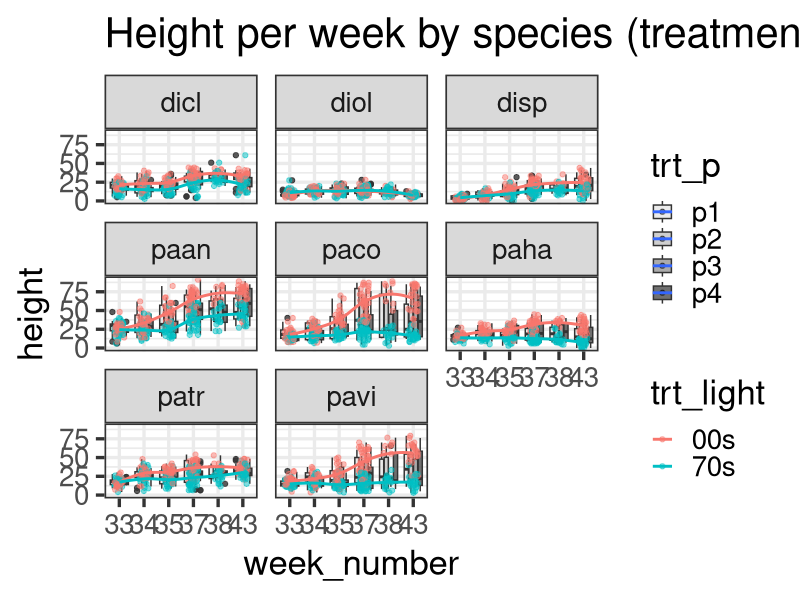
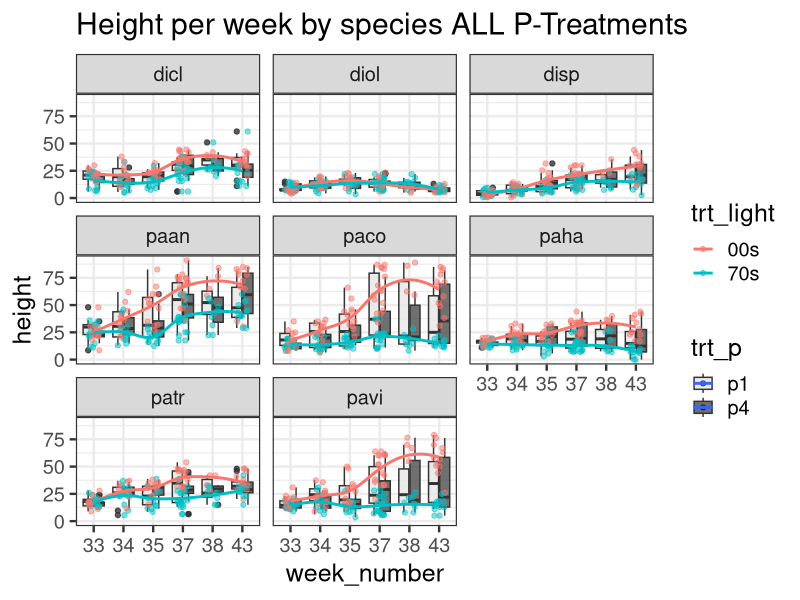
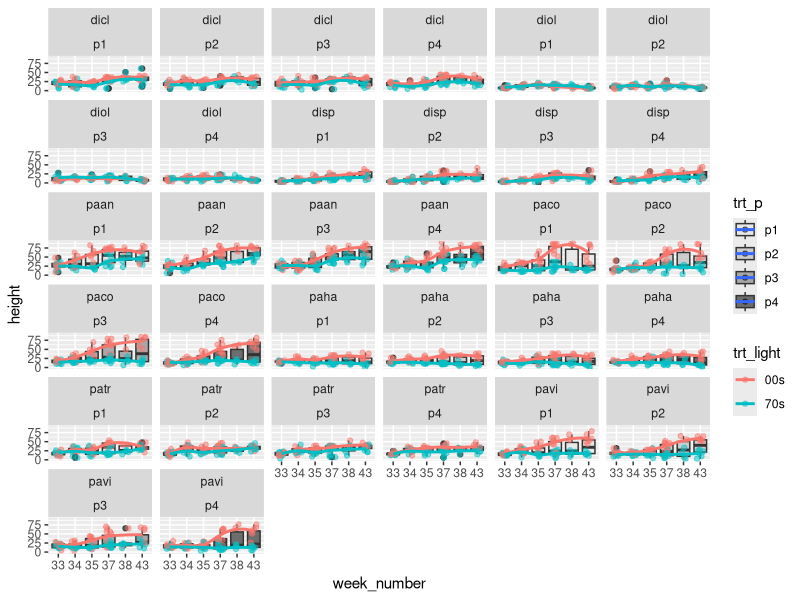
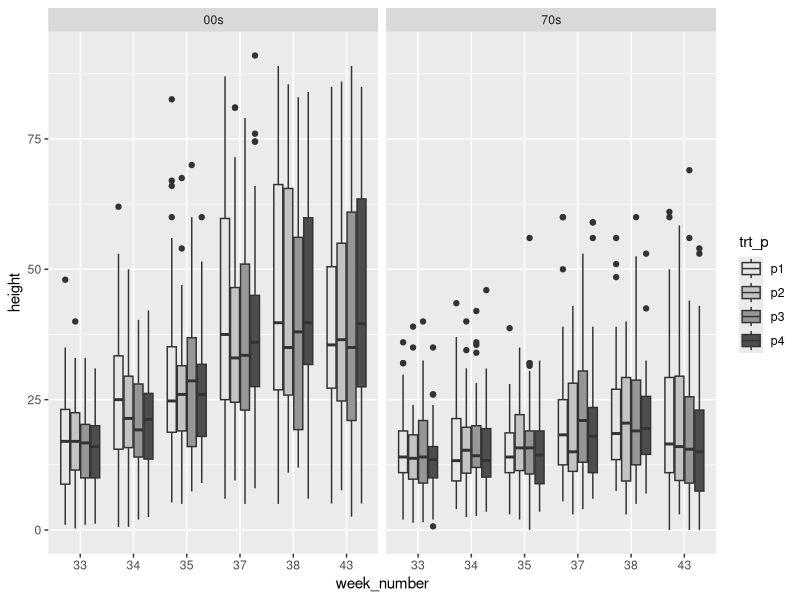
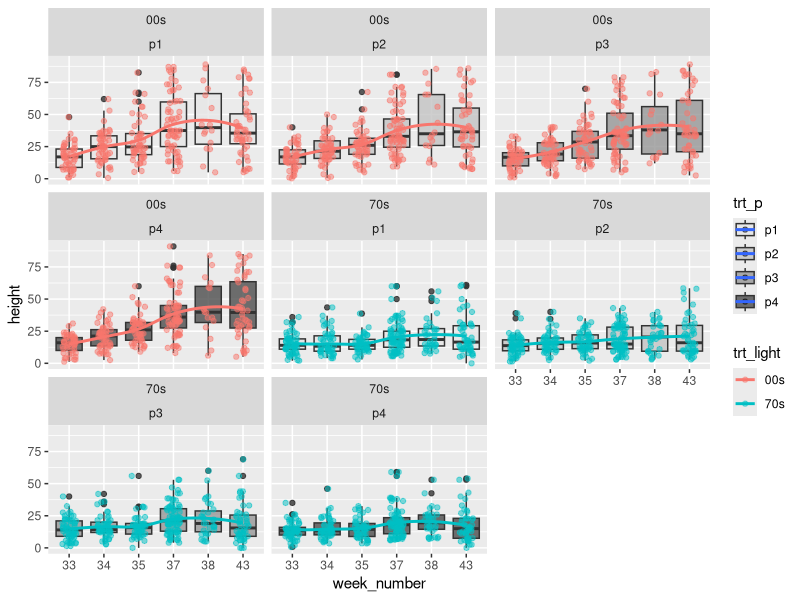
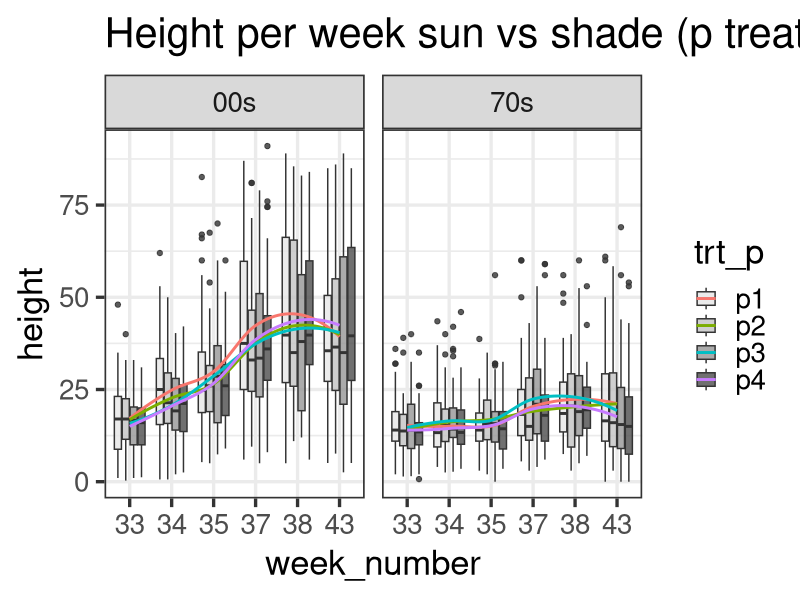
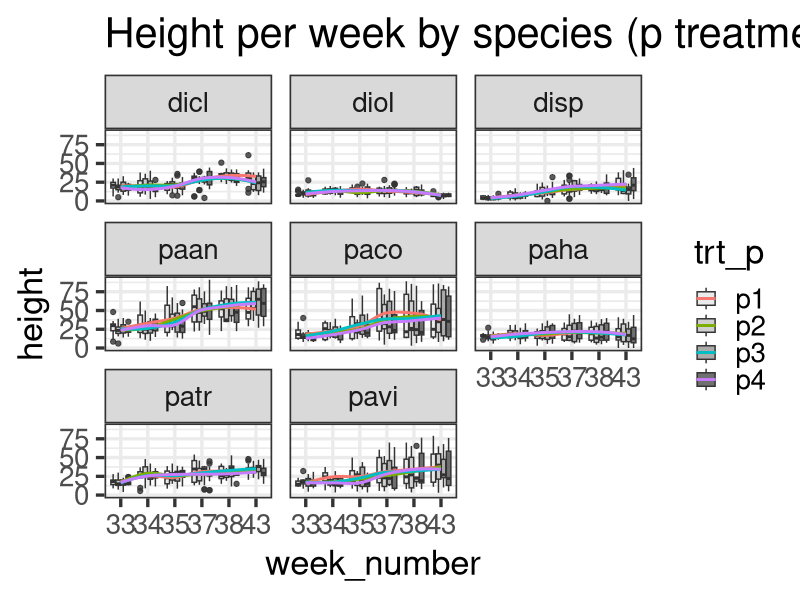
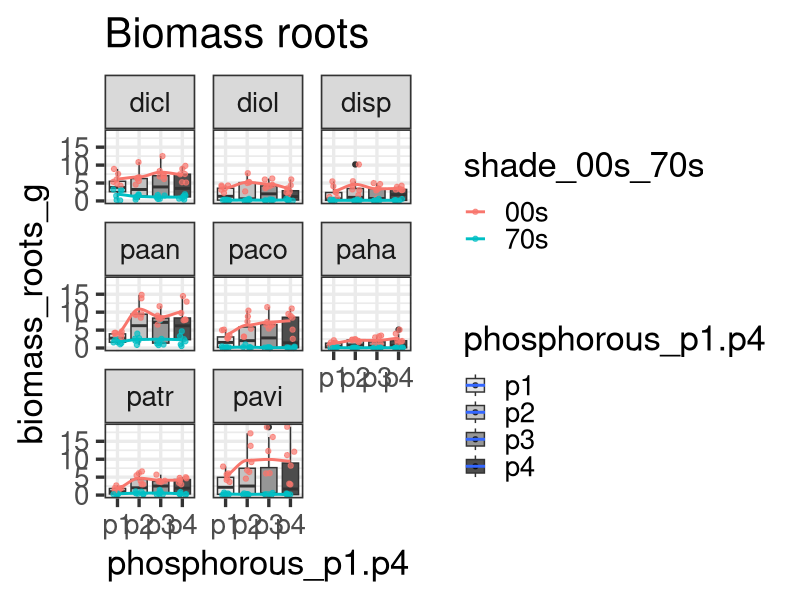

The R source for these figures, in order: (Note: this script raises an error after producing the figures.)
## 2025/09/08
## phenolgy observations of G34P
## Monika Kelley

# set working directory --------------------------------------------------------
setwd("~/git/2025_g34p/scripts")

# libraries --------------------------------------------------------------------
library(tidyverse)
library(ggplot2)
library(dplyr)
library(stringr)
library(readxl)

# data -------------------------------------------------------------------------

## phenology data
meta_pheno <- read.csv("../data/phenology/form-1__g34p-phenology.csv")
data_pheno <- read.csv("../data/phenology/branch-1__phenology.csv")
data_pheno_mid <- read_excel("../data/phenology/plant_height_mid.xlsx")
data_pheno_last <- read_excel("../data/phenology/plant_height_last_date.xlsx")

## biomass data 
shoots <- read_excel("../data/biomass/biomass_shoots.xlsx")
roots <- read_excel("../data/biomass/biomass_roots_v2.xlsx")
meta_data <- read.csv("../data_meta/plant_ids.csv")
biomass_total <-read.csv("../data/r_data/biomass_total.csv")

## plant and block information
meta_plant <- read.csv("../data_meta/plant_ids.csv")

# Phenology --------------------------------------------------------------------
## cleaning --------------------------------------------------------------------

## merging meta data with data
data_pheno_full <- left_join(data_pheno, meta_pheno, 
                             by = c('ec5_branch_owner_uuid' = 'ec5_uuid'))

## creating single id column 
data_pheno_full <- data_pheno_full %>%
  mutate(
    id = case_when(
      X6_id_scan == "" ~ as.character(X7_id_number),
      TRUE ~ str_extract(X6_id_scan, "\\d+$")
    ),
    id = as.numeric(id)
  )


## removing NA value form id, removes 1 row, which was just a note. 
data_pheno_full <- data_pheno_full %>%
  drop_na('id')

## updating column names 
data_pheno_full <- data_pheno_full %>%
  rename(height = X9_height_cm,
         date = X1_date)

## removing extra columns
data_pheno_full <- data_pheno_full %>% 
  select(id, date, height)

data_pheno_last <- data_pheno_last %>%
  select(date, id, height)
  
data_pheno_mid <- data_pheno_mid %>%
  select(date, id, height)

## convert dates into dates
data_pheno_full <- data_pheno_full %>%
  mutate(date = as.Date(date, 
                        format = "%d/%m/%Y"))

data_pheno_last <- data_pheno_last %>%
  mutate(date = as.Date(date, 
                        format = "%d/%m/%Y"))

data_pheno_mid <- data_pheno_mid %>%
  mutate(date = as.Date(date, 
                        format = "%d/%m/%Y"))


## merging data sets
data_pheno_heights <- bind_rows(data_pheno_full, data_pheno_last, 
                                data_pheno_mid)


## add in metadata
data_pheno_heights <- left_join(data_pheno_heights, meta_plant,
                             by = c('id' = 'individual'))


## adding week #
data_pheno_heights$week_number <- strftime(data_pheno_heights$date, 
                                        format ='%V')


## renaming some of the silly column names I used 
data_pheno_heights <- data_pheno_heights %>%
  rename(trt_p = phosphorous_p1.p4,
         trt_light = shade_00s_70s,
         photopath = c3_c4)

## prepping data for plotting
data_pheno_heights$week_number <- as.factor(data_pheno_heights$week_number)
data_pheno_heights$phosphorous_p1.p4 <- as.factor(data_pheno_heights$trt_p)
data_pheno_heights$shade_00s_70s <- as.factor(data_pheno_heights$trt_light)



## figures ---------------------------------------------------------------------

# figures data prep ----------------------------------------------------------##
## prepping data, trying to isolate just weeks with biggest observations
filtered_data <- data_pheno_heights %>%
  group_by(week_number) %>%
  filter(n_distinct(id) > 190)

## checking to see unique numbers and names
test_v2 <- filtered_data %>% 
  group_by(week_number) %>%
  summarise(unique_ids = n_distinct(id))

## removing the weird weeks 
filtered_data <- filtered_data %>% 
  filter(date != "2025-08-25")

## removing not p1 or p4
filtered_data_p1_p4 <- filtered_data %>% 
  filter(trt_p %in% c("p1", "p4"))


### height ---------------------------------------------------------------------

data_pheno_heights
# 
# ## c3 vs. c4 plant height
# ggplot(filtered_data, 
#        aes(x = as.factor(week), 
#            y = X8_height_cm, 
#            fill = as.factor(phosphorous_p1.p4))) +
#   geom_boxplot() +
#   facet_wrap( ~ c3_c4)
# 
# 
# ## species plant height
# ggplot(filtered_data, 
#        aes(x = as.factor(week), 
#            y = X7_leaf_count, 
#            fill = as.factor(phosphorous_p1.p4))) +
#   geom_boxplot() +
#   facet_wrap( ~ c3_c4 + usda_code)
# 
# 
# ## height x weeks: species (v1, straight line)
# ggplot(filtered_data, aes(x = week_number, y = height, fill = trt_p)) +
#   geom_boxplot () +
#   facet_wrap(~species_code)
# 
# ## height x weeks: species 
# ggplot(filtered_data, aes(x = week_number, y = height, fill = trt_p)) +
#   geom_boxplot(alpha = 0.8) +
#   geom_jitter(aes(color = trt_light), width = 0.2, alpha = 0.5) +
#   geom_smooth(aes(group = 1), method = "lm", color = "black", se = FALSE) +
#   facet_wrap(~ species_code) +
#   scale_fill_grey(start = 0.9, end = 0.3)
# 
# 
# ## height x weeks: species (v2, curved lines)
# ggplot(filtered_data, aes(x = week_number, y = height, fill = trt_p)) +
#   geom_boxplot(alpha = 0.8) +
#   geom_jitter(aes(color = trt_light), width = 0.2, alpha = 0.5) +
#   geom_smooth(aes(group = 1), method = "loess", color = "black", se = TRUE) +
#   facet_wrap(~ species_code) +
#   scale_fill_grey(start = 0.9, end = 0.3)
# 
# 
# ## height x weeks: species (v3, different shades)
# ggplot(filtered_data, aes(x = week_number, y = height, fill = trt_p)) +
#   geom_boxplot(alpha = 0.8) +
#   geom_jitter(aes(color = trt_light), width = 0.2, alpha = 0.5) +
#   geom_smooth(aes(color = trt_light, group = trt_light),
#               method = "lm", se = FALSE) +
#   facet_wrap(~ species_code) +
#   scale_fill_grey(start = 0.9, end = 0.3)
# 
# 
# ## height x weeks: species (v4, different shades, cute curves)
# ggplot(filtered_data, aes(x = week_number, y = height, fill = trt_p)) +
#   geom_boxplot(alpha = 0.8) +
#   geom_jitter(aes(color = trt_light), width = 0.2, alpha = 0.5) +
#   geom_smooth(aes(color = trt_light, group = trt_light),
#               method = "loess", se = FALSE) +
#   facet_wrap(~ species_code) +
#   scale_fill_grey(start = 0.9, end = 0.3)



## height x weeks: species (v4, different shades, cute curves) ----------------# fig.1
ggplot(filtered_data, aes(x = week_number, y = height, fill = trt_p)) +
  geom_boxplot(alpha = 0.8) +
  geom_jitter(aes(color = trt_light), width = 0.2, alpha = 0.5) +
  geom_smooth(aes(color = trt_light, group = trt_light),
              method = "loess", se = FALSE) +
  facet_wrap(~ species_code) +
  scale_fill_grey(start = 0.9, end = 0.3) +
  labs(title = "Height per week by species (treatments P and Light)") +
  theme_bw(base_size = 25)



## height x weeks: species (v4, different shades, cute curves) ----------------# fig.1a
ggplot(filtered_data_p1_p4, aes(x = week_number, y = height, fill = trt_p)) +
  geom_boxplot(alpha = 0.8) +
  geom_jitter(aes(color = trt_light), width = 0.2, alpha = 0.5) +
  geom_smooth(aes(color = trt_light, group = trt_light),
              method = "loess", se = FALSE) +
  facet_wrap(~ species_code) +
  scale_fill_grey(start = 0.9, end = 0.3) +
  labs(title = "Height per week by species ALL P-Treatments") +
  theme_bw(base_size = 18)



## height x weeks: species (v5)
ggplot(filtered_data, aes(x = week_number, y = height, fill = trt_p)) +
  geom_boxplot(alpha = 0.8) +
  geom_jitter(aes(color = trt_light), width = 0.2, alpha = 0.5) +
  geom_smooth(aes(color = trt_light, group = trt_light),
              method = "loess", se = FALSE) +
  facet_wrap(~ species_code + trt_p) +
  scale_fill_grey(start = 0.9, end = 0.3)


## height x weeks: shade treatments (v1)
ggplot(filtered_data, aes(x = week_number, y = height, fill = trt_p)) +
  geom_boxplot() +
  facet_wrap(~ trt_light) + 
  scale_fill_grey(start = 0.9, end = 0.3)


## height x weeks: shade treatments (v2)
ggplot(filtered_data, aes(x = week_number, y = height, fill = trt_p)) +
  geom_boxplot(alpha = 0.8) +
  geom_jitter(aes(color = trt_light), width = 0.2, alpha = 0.5) +
  geom_smooth(aes(color = trt_light, group = trt_light),
              method = "loess", se = FALSE) +  
  facet_wrap(~ trt_light + trt_p) + 
  scale_fill_grey(start = 0.9, end = 0.3)


## height x weeks: shade treatments (v4) -------------------------------------## fig. 2
ggplot(filtered_data, aes(x = week_number, y = height, fill = trt_p)) +
  geom_boxplot(alpha = 0.8) +
  geom_smooth(aes(color = trt_p, group = trt_p),
              method = "loess", se = FALSE) +
  facet_grid(~ trt_light) +
  scale_fill_grey(start = 0.9, end = 0.3) +
  labs(title = "Height per week sun vs shade (p treatment)") +
  theme_bw(base_size = 25)


## height x weeks: shade treatments (v4) -------------------------------------## fig.3
ggplot(filtered_data, aes(x = week_number, y = height, fill = trt_p)) +
  geom_boxplot(alpha = 0.8) +
  geom_smooth(aes(color = trt_p, group = trt_p),
              method = "loess", se = FALSE) +
  facet_wrap(~ species_code) +
  scale_fill_grey(start = 0.9, end = 0.3) +
  labs(title = "Height per week by species (p treatments)") +
  theme_bw(base_size = 25)




# write.csv(data_pheno_heights, "../data/r_data/pheight.csv")



# Biomass ----------------------------------------------------------------------
## root shoot ratio 
biomass_total$root_shoot_ratio <- biomass_total$biomass_roots_g/ 
  biomass_total$biomass_shoots_g


## figures ---------------------------------------------------------------------

biomass_total

##  biomass roots ------------------------------------------------------------## fig. 4
ggplot(biomass_total,
       aes(phosphorous_p1.p4, biomass_roots_g, 
           fill = phosphorous_p1.p4)) +
  geom_boxplot() +
  geom_jitter(aes(color = shade_00s_70s), width = 0.2, alpha = 0.7) +
  geom_smooth(aes(color = shade_00s_70s, group = shade_00s_70s),
              method = "loess", se = FALSE) +
  facet_wrap(~ species_code) +
  scale_fill_grey(start = 0.9, end = 0.3) +
  labs(title = "Biomass roots") +
  theme_bw(base_size = 25)


##  biomass shoots ------------------------------------------------------------## fig. 5
ggplot(biomass_total,
       aes(phosphorous_p1.p4, biomass_shoots_g, 
           fill = phosphorous_p1.p4)) +
  geom_boxplot() +
  geom_jitter(aes(color = shade_00s_70s), width = 0.2, alpha = 0.7) +
  geom_smooth(aes(color = shade_00s_70s, group = shade_00s_70s),
              method = "loess", se = FALSE) +
  facet_wrap(~ species_code) +
  scale_fill_grey(start = 0.9, end = 0.3) +
  labs(title = "Biomass shoots") +
  theme_bw(base_size = 25)


##  biomass root:shoot --------------------------------------------------------## fig. 6
ggplot(biomass_total,
       aes(phosphorous_p1.p4, root_shoot_ratio, 
           fill = phosphorous_p1.p4)) +
  geom_boxplot() +
  geom_jitter(aes(color = shade_00s_70s), width = 0.2, alpha = 0.7) +
  geom_smooth(aes(color = shade_00s_70s, group = shade_00s_70s),
              method = "loess", se = FALSE) +
  facet_wrap(~ species_code) +
  scale_fill_grey(start = 0.9, end = 0.3) +
  labs(title = "Biomass root:shoot ratio") +
  theme_bw(base_size = 25)


# 
# ## roots
# ggplot(data_biomass, aes(x = phosphorous_p1.p4, y = biomass_roots_g, 
#                          fill = shade_00s_70s)) +
#   geom_boxplot(outlier.shape = NA) +
#   facet_wrap(~ c3_c4 ~ shade_00s_70s) +
#   theme_minimal()
# 
# 
# ## shoots
# ggplot(data_biomass, aes(x = phosphorous_p1.p4, y = biomass_shoots_g, 
#                          fill = shade_00s_70s)) +
#   geom_boxplot(outlier.shape = NA) +
#   facet_wrap(~ c3_c4 ~ shade_00s_70s) + 
#   theme_minimal()
# 
# 
# ## biomass volume ratio
# data_biomass$biomass_pot_volume_ratio
# ggplot(data_biomass, aes(x = phosphorous_p1.p4, y = biomass_pot_volume_ratio, 
#                          fill = shade_00s_70s)) +
#   geom_boxplot() +
#   facet_wrap(~ c3_c4 ~ shade_00s_70s) + 
#   theme_minimal()


# Pot binding ------------------------------------------------------------------
## cleaning --------------------------------------------------------------------
shoots$type <- NULL
roots$type <- NULL
biomass_total <- full_join(shoots, roots, by = "individual")


## calculations ---------------------------------------------------------------#
## total biomass count
biomass_total$biomass_total <- biomass_total$biomass_shoots_g + 
  biomass_total$biomass_roots_g

## total plant biomass to pot volume ratio (goal 1 g L-1; Poorter et al 2012)
biomass_total$biomass_pot_volume_ratio <- biomass_total$biomass_total / 1.589

## add in metadata 
biomass_total <- left_join(biomass_total, meta_data, by = "individual")


## figures ---------------------------------------------------------------------

## pot binding ratio plotted --------------------------------------------------# fig.0
ggplot(biomass_total,
       aes(phosphorous_p1.p4, biomass_pot_volume_ratio, 
           fill = phosphorous_p1.p4)) +
  geom_boxplot() +
  geom_jitter(aes(color = shade_00s_70s), width = 0.2, alpha = 0.7) +
  geom_smooth(aes(color = shade_00s_70s, group = shade_00s_70s),
              method = "loess", se = FALSE) +
  facet_wrap(~ species_code) +
  scale_fill_grey(start = 0.9, end = 0.3) +
  labs(title = "Pot binding, biomass volume to pot ratio by p treatment") +
  theme_bw(base_size = 25)


# species, anybody weird
ggplot(biomass_total, aes(phosphorous_p1.p4, biomass_pot_volume_ratio)) + 
  geom_boxplot(outlier.shape = NA) + 
  geom_jitter(aes(color = species_code, shape = species_code), 
              size = 3)



# write.csv(biomass_total, "r_data/biomass_total.csv")

########### 
# look at the young growing height; were the young plants still pot bound; 
# did we see the same pattern. 

# look at heights, preveent. Discussion. 

# flowering, they hit their max size. 

# height, during the lifespan. Height platues. first p (non 0 P. 
# consistnetly throughtout their lifespan. If oyu see a linear trend and then a
# platue when they are older. 

# max P reached. 

# height data overtime.
# easy to extract data/ do we see the. 

# low light= needs less P. evidence. traits being more similar in 0 to 2nd p. 

# soil ll/ HL
## pot binding should have negetated.
